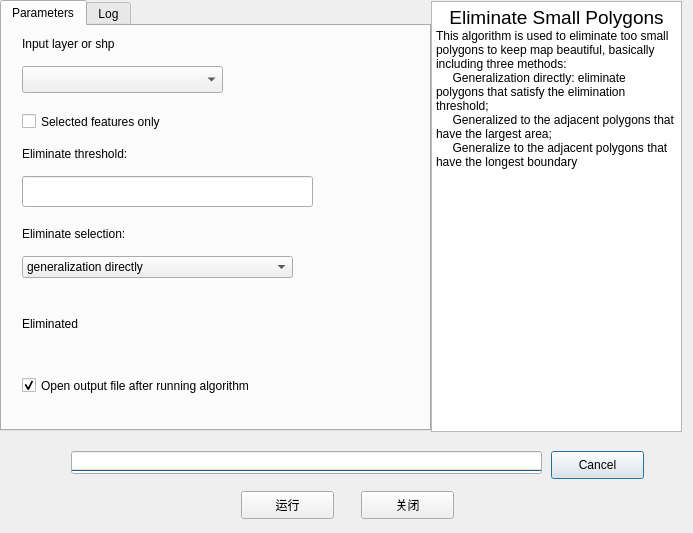
<?xml version="1.0" encoding="UTF-8"?>
<ui version="4.0">
 <class>EliminateSmall</class>
 <widget class="QDialog" name="EliminateSmall">
  <property name="geometry">
   <rect>
    <x>0</x>
    <y>0</y>
    <width>693</width>
    <height>533</height>
   </rect>
  </property>
  <property name="windowTitle">
   <string>Eliminate Small Polygons</string>
  </property>
  <property name="windowIcon">
   <iconset resource="../resources.qrc">
    <normaloff>:/plugin/resources/m.svg</normaloff>:/plugin/resources/m.svg</iconset>
  </property>
  <widget class="QWidget" name="horizontalLayoutWidget_2">
   <property name="geometry">
    <rect>
     <x>431</x>
     <y>1</y>
     <width>251</width>
     <height>431</height>
    </rect>
   </property>
   <layout class="QHBoxLayout" name="horizontalLayout_3">
    <item>
     <widget class="QTextEdit" name="textEdit_2">
      <property name="html">
       <string>&lt;!DOCTYPE HTML PUBLIC &quot;-//W3C//DTD HTML 4.0//EN&quot; &quot;http://www.w3.org/TR/REC-html40/strict.dtd&quot;&gt;
&lt;html&gt;&lt;head&gt;&lt;meta name=&quot;qrichtext&quot; content=&quot;1&quot; /&gt;&lt;style type=&quot;text/css&quot;&gt;
p, li { white-space: pre-wrap; }
&lt;/style&gt;&lt;/head&gt;&lt;body style=&quot; font-family:'SimSun'; font-size:9pt; font-weight:400; font-style:normal;&quot;&gt;
&lt;p align=&quot;center&quot; style=&quot; margin-top:0px; margin-bottom:0px; margin-left:0px; margin-right:0px; -qt-block-indent:0; text-indent:0px;&quot;&gt;&lt;span style=&quot; font-size:14pt;&quot;&gt;Eliminate Small Polygons&lt;/span&gt;&lt;/p&gt;
&lt;p style=&quot; margin-top:0px; margin-bottom:0px; margin-left:0px; margin-right:0px; -qt-block-indent:0; text-indent:0px;&quot;&gt;This algorithm is used to eliminate too small polygons to keep map beautiful, basically including three methods: &lt;/p&gt;
&lt;p style=&quot; margin-top:0px; margin-bottom:0px; margin-left:0px; margin-right:0px; -qt-block-indent:0; text-indent:0px;&quot;&gt;     Generalization directly: eliminate polygons that satisfy the elimination threshold;&lt;/p&gt;
&lt;p style=&quot; margin-top:0px; margin-bottom:0px; margin-left:0px; margin-right:0px; -qt-block-indent:0; text-indent:0px;&quot;&gt;     Generalized to the adjacent polygons that have the largest area;&lt;/p&gt;
&lt;p style=&quot; margin-top:0px; margin-bottom:0px; margin-left:0px; margin-right:0px; -qt-block-indent:0; text-indent:0px;&quot;&gt;     Generalize to the adjacent polygons that have the longest boundary&lt;/p&gt;&lt;/body&gt;&lt;/html&gt;</string>
      </property>
     </widget>
    </item>
   </layout>
  </widget>
  <widget class="QPushButton" name="cancelBtn">
   <property name="geometry">
    <rect>
     <x>551</x>
     <y>451</y>
     <width>93</width>
     <height>28</height>
    </rect>
   </property>
   <property name="text">
    <string>Cancel</string>
   </property>
  </widget>
  <widget class="QPushButton" name="runBtn">
   <property name="geometry">
    <rect>
     <x>241</x>
     <y>491</y>
     <width>93</width>
     <height>28</height>
    </rect>
   </property>
   <property name="text">
    <string>运行</string>
   </property>
  </widget>
  <widget class="QProgressBar" name="progressBar">
   <property name="geometry">
    <rect>
     <x>71</x>
     <y>451</y>
     <width>471</width>
     <height>23</height>
    </rect>
   </property>
   <property name="value">
    <number>0</number>
   </property>
   <property name="orientation">
    <enum>Qt::Vertical</enum>
   </property>
   <property name="invertedAppearance">
    <bool>false</bool>
   </property>
   <property name="textDirection">
    <enum>QProgressBar::BottomToTop</enum>
   </property>
  </widget>
  <widget class="QWidget" name="horizontalLayoutWidget">
   <property name="geometry">
    <rect>
     <x>0</x>
     <y>0</y>
     <width>431</width>
     <height>431</height>
    </rect>
   </property>
   <layout class="QHBoxLayout" name="horizontalLayout_4">
    <item>
     <widget class="QTabWidget" name="tabWidget_2">
      <property name="currentIndex">
       <number>0</number>
      </property>
      <widget class="QWidget" name="Parameters_2">
       <attribute name="title">
        <string>Parameters</string>
       </attribute>
       <widget class="QLabel" name="label_5">
        <property name="geometry">
         <rect>
          <x>20</x>
          <y>10</y>
          <width>171</width>
          <height>16</height>
         </rect>
        </property>
        <property name="text">
         <string>Input layer or shp</string>
        </property>
       </widget>
       <widget class="QgsMapLayerComboBox" name="mapLayerComboBox_2">
        <property name="geometry">
         <rect>
          <x>20</x>
          <y>40</y>
          <width>201</width>
          <height>27</height>
         </rect>
        </property>
        <property name="showCrs">
         <bool>true</bool>
        </property>
       </widget>
       <widget class="QCheckBox" name="select_checkBox_2">
        <property name="geometry">
         <rect>
          <x>20</x>
          <y>80</y>
          <width>211</width>
          <height>31</height>
         </rect>
        </property>
        <property name="text">
         <string>Selected features only</string>
        </property>
       </widget>
       <widget class="QLabel" name="label_6">
        <property name="geometry">
         <rect>
          <x>20</x>
          <y>120</y>
          <width>171</width>
          <height>16</height>
         </rect>
        </property>
        <property name="text">
         <string>Eliminate threshold:</string>
        </property>
       </widget>
       <widget class="QLabel" name="label_7">
        <property name="geometry">
         <rect>
          <x>20</x>
          <y>290</y>
          <width>91</width>
          <height>16</height>
         </rect>
        </property>
        <property name="text">
         <string>Eliminated</string>
        </property>
       </widget>
       <widget class="QgsFileWidget" name="output_FileWidget_2">
        <property name="geometry">
         <rect>
          <x>20</x>
          <y>310</y>
          <width>321</width>
          <height>27</height>
         </rect>
        </property>
       </widget>
       <widget class="QCheckBox" name="output_checkBox_2">
        <property name="geometry">
         <rect>
          <x>20</x>
          <y>350</y>
          <width>351</width>
          <height>19</height>
         </rect>
        </property>
        <property name="text">
         <string>Open output file after running algorithm</string>
        </property>
        <property name="checked">
         <bool>true</bool>
        </property>
       </widget>
       <widget class="QLineEdit" name="threshold_Edit">
        <property name="geometry">
         <rect>
          <x>20</x>
          <y>150</y>
          <width>291</width>
          <height>31</height>
         </rect>
        </property>
       </widget>
       <widget class="QComboBox" name="eliminateComboBox">
        <property name="geometry">
         <rect>
          <x>20</x>
          <y>230</y>
          <width>271</width>
          <height>22</height>
         </rect>
        </property>
        <item>
         <property name="text">
          <string>generalization directly</string>
         </property>
        </item>
        <item>
         <property name="text">
          <string>generalized to the largest area</string>
         </property>
        </item>
        <item>
         <property name="text">
          <string>generalized to the largest common boudary</string>
         </property>
        </item>
       </widget>
       <widget class="QLabel" name="label_8">
        <property name="geometry">
         <rect>
          <x>20</x>
          <y>200</y>
          <width>191</width>
          <height>16</height>
         </rect>
        </property>
        <property name="text">
         <string>Eliminate selection:</string>
        </property>
       </widget>
      </widget>
      <widget class="QWidget" name="Log_2">
       <attribute name="title">
        <string>Log</string>
       </attribute>
      </widget>
     </widget>
    </item>
   </layout>
  </widget>
  <widget class="QPushButton" name="closeBtn">
   <property name="geometry">
    <rect>
     <x>361</x>
     <y>491</y>
     <width>93</width>
     <height>28</height>
    </rect>
   </property>
   <property name="text">
    <string>关闭</string>
   </property>
  </widget>
 </widget>
 <customwidgets>
  <customwidget>
   <class>QgsFileWidget</class>
   <extends>QWidget</extends>
   <header>qgsfilewidget.h</header>
  </customwidget>
  <customwidget>
   <class>QgsMapLayerComboBox</class>
   <extends>QComboBox</extends>
   <header>qgsmaplayercombobox.h</header>
  </customwidget>
 </customwidgets>
 <resources>
  <include location="../resources.qrc"/>
 </resources>
 <connections/>
</ui>
